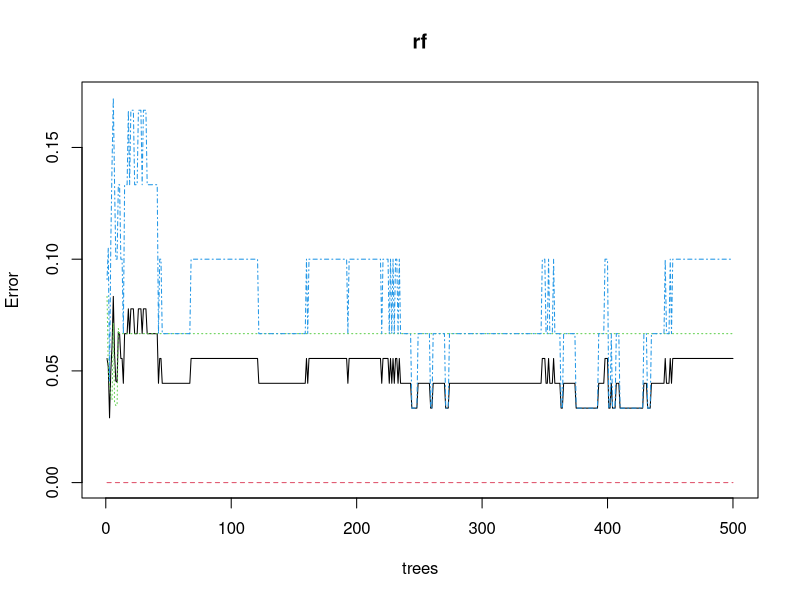
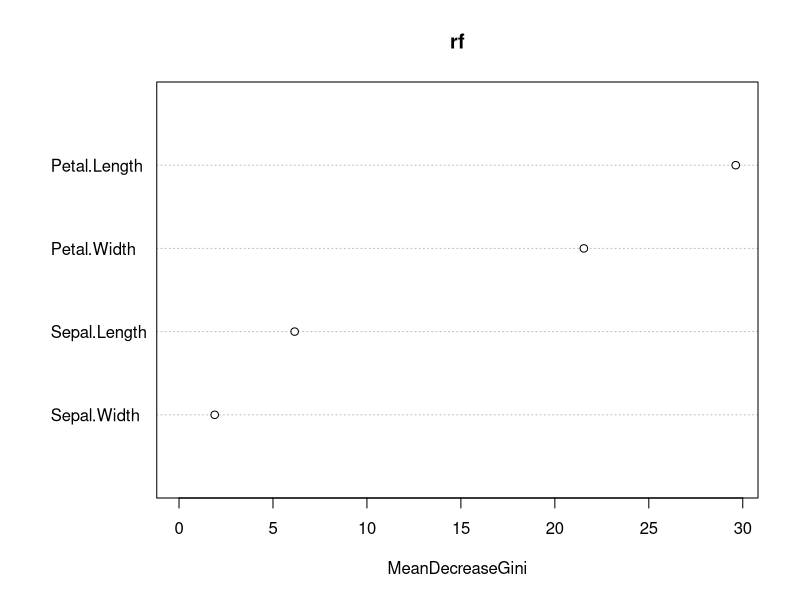

Here is the R script that generated these plots, in order:
install.packages("randomForest")
install.packages("caTools")
library(randomForest)
library(caTools)
head(iris)
split<-sample.split(iris)
train<-subset(iris,split=="TRUE")
test<-subset(iris,split=="FALSE")
rf=randomForest(x=train[1:4],y=train$Species,ntree=500)
y_pred=predict(rf,newdata = test[1:4])
cmf=table(test$Species,y_pred)
plot(rf)
importance(rf)
varImpPlot(rf)
